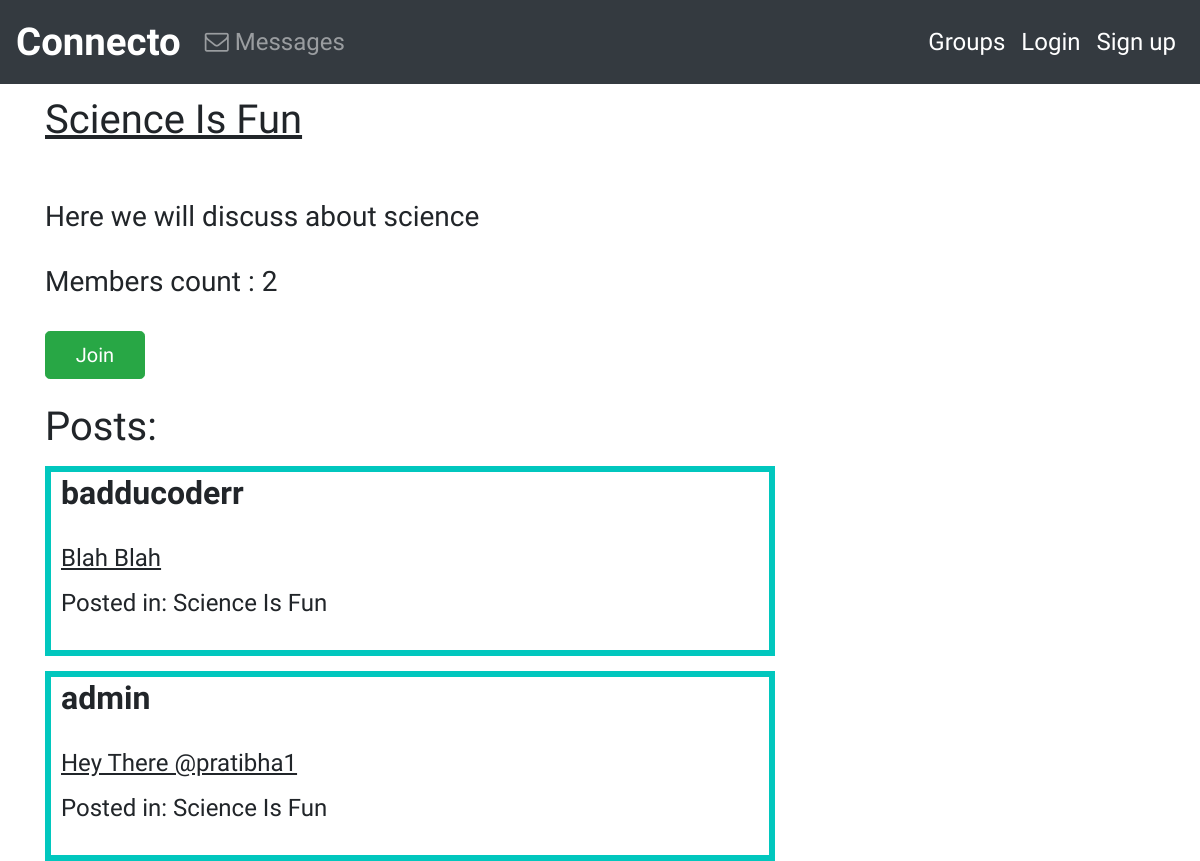
/group/posts/in/science-is-fun/, run on the app's committed database.
### groups/models.py (models this page shows, shortened)
class Group(models.Model):
    name=models.CharField(max_length=250,unique=True)
    slug=models.SlugField(allow_unicode=True,unique=True)
    description=models.TextField(blank=True,default='')
    description_html=models.TextField(editable=False,default='',blank=True)
    members=models.ManyToManyField(User,through="Groupmember")
    class Meta:
        ordering =['name']

### posts/models.py (models this page shows, shortened)
class Post(models.Model):
    user=models.ForeignKey(User,related_name='posts',on_delete=models.CASCADE)
    message=models.TextField()
    message_html=models.TextField(editable=False)
    created_at=models.DateTimeField(auto_now=True)
    group=models.ForeignKey(Group,related_name='posts',null=True,blank=True,on_delete=models.CASCADE)
    class Meta:
        ordering =['-created_at']
        unique_together=['user','message']

### groups/views.py (the view)
# urls.py: re_path('posts/in/(?P<slug>[-\w]+)/',Singlegroup.as_view(),name="single"),
class Singlegroup(DetailView):
    model=Group

### groups/templates/groups/group_detail.html (shortened to what this page needs)
{% extends "groups/group_base.html"%}
{% block pregroup %}
    <div class="col-md-8">
    <h1><U> {{group.name}}</U></h1><br><br>
    <h3> {{group.description|safe}} </h3><br>
    <h3> Members count : {{group.members.count}}</h3><br>
    {% if user in group.members.all %}
        <a href="{% url "groups:leave" slug=group.slug %}" class="btn btn-lg btn-danger" id="jl"><span class="fas fa-sign-out-alt"></span>Leave</a>
    {% else %}
         <a href="{% url "groups:join" slug=group.slug %}" class="btn btn-lg btn-success" id="jl">Join</a>
    {% endif %}
    <br>
    </div>
{% endblock %}
{% block group_content%}
    <div class="col-md-8">
    <br>
     <h1> Posts:</h1>
        {% if not group.posts.count %}
            <h2> No posts yet</h2>
        {% else %}
            {% for post in group.posts.all%}
                {% include "posts/_post.html"%}
            {% endfor %}
        {% endif %}
    </div>
{% endblock%}

### posts/templates/posts/_post.html (shortened to what this page needs)
<div class="post-media">
    <h2><b>{{post.user.username}}</b></h2>
    <br>
        <div class="media-body">
            <h4> <U>{{post.message_html|safe}}</U></h4>
                {% if post.group %}
                    <h4>  Posted in: {{post.group.name}}</h4>
                    <br>
                {% endif %}
        </div>
    </div>

### static/css/base.css (style rules this page uses)
body { font-family: 'Source Sans Pro', sans-serif; }
a { color: darkblue; }
.post-media { border: 6px solid #01c7be; padding-top:2px; padding-left: 10px; margin-top: 15px; }
#jl { width: 100px; }

### data on the page
Group: name "Science Is Fun", description "Here we will discuss about science", members.count "2"
Post: user.username "badducoderr", message_html "Blah Blah", group.name "Science Is Fun"
Post: user.username "admin", message_html "Hey There @pratibha1", group.name "Science Is Fun"
